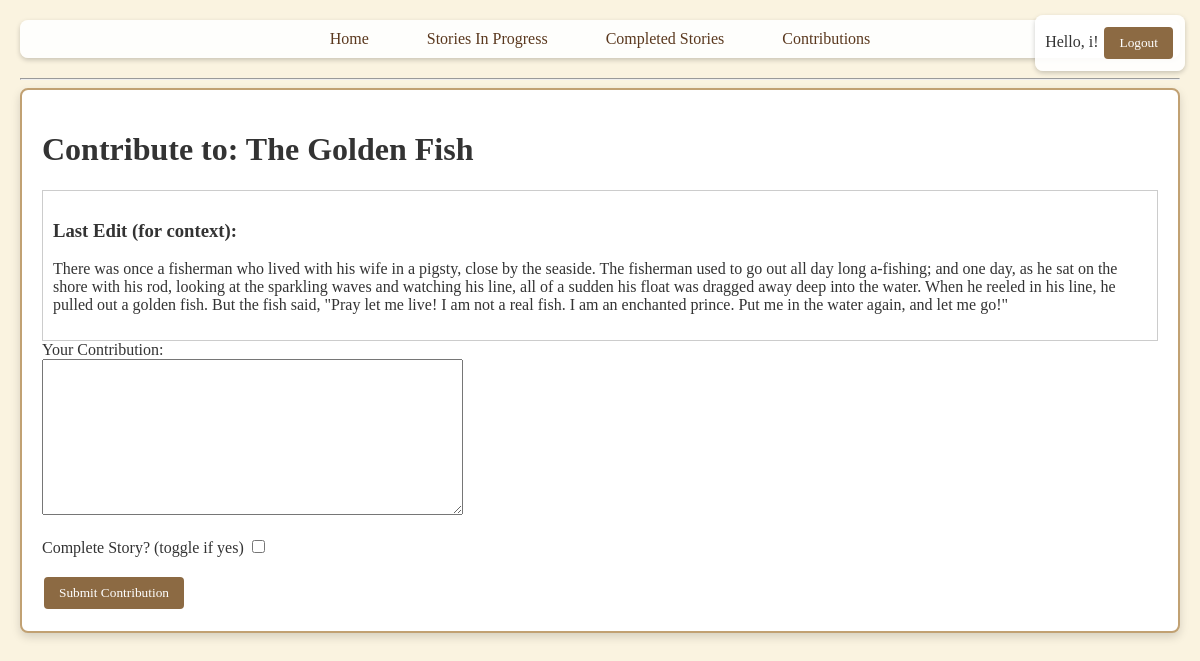
Screenshot of /contribute/2 (signed in) with the database file from the repository.
### __init__.py (models this page shows)
class User(db.Model, UserMixin):
    id = db.Column(db.Integer, primary_key=True)
    username = db.Column(db.String(150), unique=True, nullable=False)
    password = db.Column(db.String(150), nullable=False)

class Story(db.Model):
    id = db.Column(db.Integer, primary_key=True)
    title = db.Column(db.String(200), nullable=False)
    status = db.Column(db.String(50), nullable=False, default='in_progress')  # 'in_progress' or 'completed'
    edits = db.relationship('Edit', backref='story', lazy=True)

class Edit(db.Model):
    id = db.Column(db.Integer, primary_key=True)
    content = db.Column(db.Text, nullable=False)
    story_id = db.Column(db.Integer, db.ForeignKey('story.id'), nullable=False)
    user_id = db.Column(db.Integer, db.ForeignKey('user.id'), nullable=False)
    timestamp = db.Column(db.DateTime, nullable=False)

### __init__.py (the view, shortened to what this page needs)
@app.route('/contribute/<int:story_id>', methods=['GET', 'POST'])
@login_required
def contribute_story(story_id):
    story = Story.query.get_or_404(story_id)
    if has_contributed(story, current_user):
        flash("You have already contributed.", "error")
        return redirect(url_for('story_detail', story_id=story_id))
    last_edit = Edit.query.filter_by(story_id=story.id).order_by(Edit.timestamp.desc()).first()
    return render_template('contribute_story.html', story=story, last_edit=last_edit)

### __init__.py (called while the page is built)
@login_manager.user_loader
def load_user(user_id):
    return User.query.get(int(user_id))

def has_contributed(story, user):
    if not user or not user.is_authenticated:
        return False
    return Edit.query.filter_by(story_id=story.id, user_id=user.id).first() is not None

@app.context_processor
def inject_helpers():
    return dict(has_contributed=has_contributed)

### templates/contribute_story.html (shortened to what this page needs)
<!DOCTYPE html>
<html lang="en">
<head>
</head>
<body>
  {% extends "base.html" %}
  {% block content %}
    <div class="card">
      <h1>Contribute to: {{ story.title }}</h1>
      <div style="border:1px solid #ccc; padding:10px;">
        <h3>Last Edit (for context):</h3>
        <p>{{ last_edit.content if last_edit else "No previous content." }}</p>
      </div>
      <form method="POST" action="{{ url_for('contribute_story', story_id=story.id) }}">
        <label for="new_content">Your Contribution:</label><br>
        <textarea name="new_content" rows="10" cols="50" required></textarea><br><br>
        <label for="complete_story">Complete Story? (toggle if yes)</label>
        <input type="checkbox" name="complete_story"><br><br>
        <button type="submit" class="btn">Submit Contribution</button>
      </form>
    </div>
  {% endblock %}

### templates/base.html (shortened to what this page needs)
<!DOCTYPE html>
<html lang="en">
  <head>
    <link rel="stylesheet" href="{{ url_for('static', filename='styles.css') }}" />
  </head>
  <body>
    <nav>
      <a href="{{ url_for('home') }}">Home</a>
      <a href="{{ url_for('in_progress') }}">Stories In Progress</a>
      <a href="{{ url_for('completed') }}">Completed Stories</a>
      {% if current_user.is_authenticated %}
        <a href="{{ url_for('contributions') }}">Contributions</a>
      {% endif %}
    </nav>
    <div class="login-container">
      {% if current_user.is_authenticated %}
        <span>Hello, {{ current_user.username }}!</span>
        <form action="{{ url_for('logout') }}" method="GET" style="display:inline;">
          <button type="submit" class="btn">Logout</button>
        </form>
      {% endif %}
    </div>
    <hr />
    {% block content %}{% endblock %}
  </body>
</html>

### static/styles.css (style rules this page uses)
body { background: url("https://www.transparenttextures.com/patterns/paper-fibers.png"), #faf3e0; background-size: cover; margin: 0; padding: 20px; font-family: "Merriweather", serif; color: #333; }
nav { text-align: center; margin-bottom: 20px; background: rgba(255, 255, 255, 0.9); padding: 10px; border-radius: 8px; box-shadow: 0 2px 5px rgba(0, 0, 0, 0.2); }
nav a { color: #5a381e; text-decoration: none; margin: 0 15px; padding: 8px 12px; border-radius: 4px; transition: background 0.3s; }
.login-container { position: fixed; top: 15px; right: 15px; background: rgba(255, 255, 255, 0.9); padding: 10px; border-radius: 8px; box-shadow: 0 2px 5px rgba(0, 0, 0, 0.2); }
.btn { background: #8c6a43; color: #fff; border: none; padding: 8px 15px; margin: 2px; border-radius: 4px; cursor: pointer; transition: background 0.3s, transform 0.2s; font-family: inherit; }
.card { background: #fff; border: 2px solid #c1a173; border-image: url("https://www.transparenttextures.com/patterns/wood-pattern.png") 30 round; border-radius: 8px; box-shadow: 0 4px 10px rgba(0, 0, 0, 0.15); padding: 20px; margin-bottom: 20px; transition: transform 0.2s, box-shadow 0.2s; }

### rows the page displays
User: username "i"
Story: title "The Golden Fish"
Edit: content "There was once a fisherman who lived with his wife in a pigsty, close by the seaside. The fisherman used to go out all day long a-fishing; and one day, as he sat on the shore with his rod, looking at the sparkling waves and watching his line, all of a sudden his float was dragged away deep into the water. When he reeled in his line, he pulled out a golden fish. But the fish said, \"Pray let me live! I am not a real fish. I am an enchanted prince. Put me in the water again, and let me go!\""
